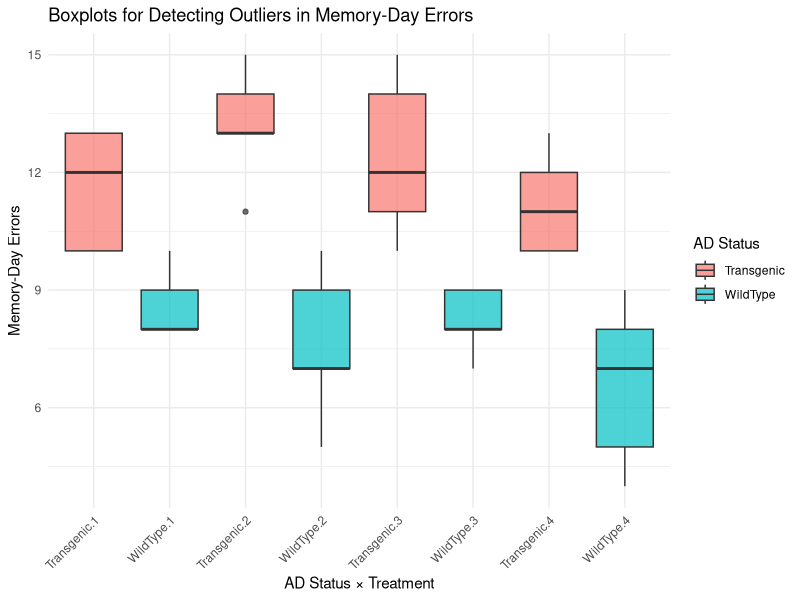

Write R code to recreate this figure.
## ---- chunk 1
# Packages needed
packages <- c("tidyverse", "car", "rstatix")

# Check which packages are missing
missing_pkgs <- packages[!packages %in% rownames(installed.packages())]

# Install missing packages with CRAN mirror fallback
if (length(missing_pkgs) > 0) {
  tryCatch(
    {
      install.packages(missing_pkgs)
    },
    error = function(e) {
      install.packages(
        missing_pkgs,
        repos = "https://cloud.r-project.org/"
      )
    }
  )
}

# Load packages
library(tidyverse)
library(car)
library(rstatix)
## ---- chunk 2
data <- data.frame(
AD_Status = factor(rep(c("Transgenic", "WildType"), each = 20)),
Treatment = factor(rep(rep(1:4, each = 5), 2)),
Training = c(
12,15,13,12,14,
15,17,16,17,14,
13,14,18,15,16,
14,13,12,14,15,
17,16,17,14,13,
14,18,16,17,14,
13,14,18,15,16,
14,13,12,14,15
),
Memory = c(
10,12,13,10,13,
13,13,14,15,11,
12,11,15,10,14,
12,11,10,13,10,
9,8,10,8,8,
7,10,5,9,7,
8,7,9,8,9,
7,9,5,8,4
)
)

str(data)

data %>%
group_by(AD_Status, Treatment) %>%
summarise(
N = n(),
Mean = mean(Memory),
SD = sd(Memory),
SE = SD / sqrt(N)
)





## ---- chunk 3
ggplot(data, aes(
  x = interaction(AD_Status, Treatment),
  y = Memory,
  fill = AD_Status
)) +
  geom_boxplot(alpha = 0.7) +
  labs(
    x = "AD Status × Treatment",
    y = "Memory-Day Errors",
    title = "Boxplots for Detecting Outliers in Memory-Day Errors",
    fill = "AD Status"
  ) +
  theme_minimal() +
  theme(axis.text.x = element_text(angle = 45, hjust = 1))

str(data$Memory)

data %>%
group_by(AD_Status, Treatment) %>%
summarise(
shapiro_p = shapiro.test(Memory)$p.value
)

leveneTest(Memory ~ AD_Status * Treatment, data = data)
## ---- chunk 4
anova_model <- aov(Memory ~ AD_Status * Treatment, data = data)
summary(anova_model)

anova_test(
data = data,
dv = Memory,
between = c(AD_Status, Treatment)
)
## ---- chunk 5
data %>%
pairwise_t_test(
Memory ~ Treatment,
p.adjust.method = "holm"
)
